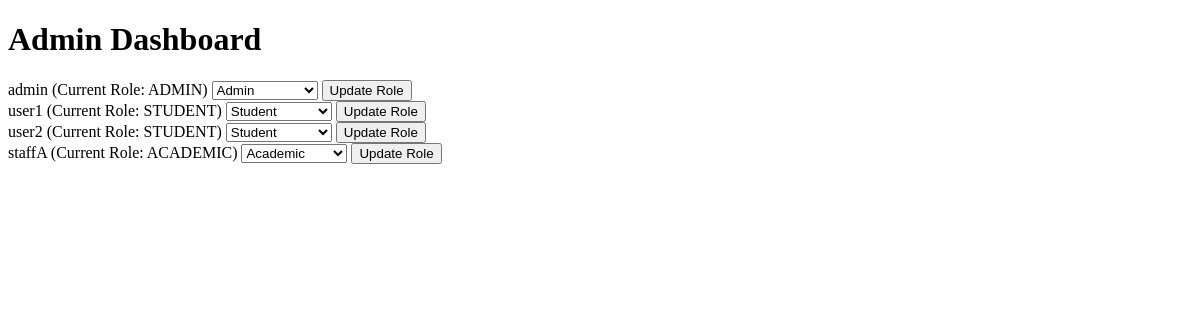
/admin-panel (signed in), run on an earlier commit of the app's database.
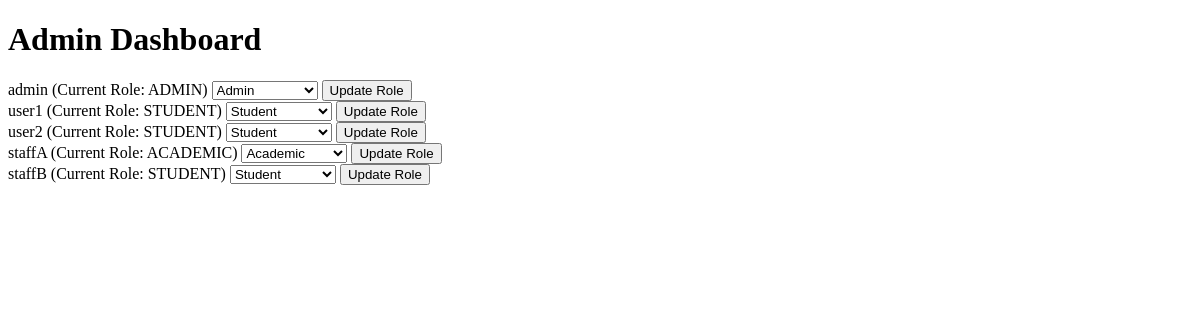
And on a later commit of the database.
### models.py (models this page shows)
class Base(DeclarativeBase):
    pass

class User(Base):
    __tablename__ = "user"
    username: Mapped[str] = mapped_column(String, primary_key=True)
    password: Mapped[str] = mapped_column(String)
    salt: Mapped[str] = mapped_column(String)
    failed_attempts: Mapped[int] = mapped_column(Integer, default=0)
    lockout_until: Mapped[datetime] = mapped_column(DateTime, nullable=True)
    role: Mapped[RoleType] = mapped_column(Enum(RoleType), nullable=False)

### app.py (the view)
@app.route('/admin-panel')
def admin_panel():
    username = session.get('username')
    if not username:
        flash('You must be logged in to access the admin panel.')
        return redirect(url_for('login'))
    user = db.get_user(username)
    user_role = user.role.name if hasattr(user.role, 'name') else str(user.role)
    if user is None or user_role != 'ADMIN':
        flash('You do not have permission to access the admin panel.')
        return redirect(url_for('home'))
    print("User Role:", user.role)  # Print the enum or string directly
    users = db.get_all_users()
    return render_template('admin_panel.jinja', username=username, users=users)

### app.py (called while the page is built)
def csp_policy_string(policy_dict):
    return "; ".join([f"{key} {' '.join(val) if isinstance(val, list) else val}" for key, val in policy_dict.items()])

@app.after_request
def apply_csp(response):
    policy = {
    "default-src": "'self'",
    "script-src": [
        "'self'",
        "https://cdnjs.cloudflare.com",  # Allow scripts from CDN for Crypto-JS
        "https://cdn.jsdelivr.net",
        "'unsafe-inline'"
    ],
    "style-src": "'self' 'unsafe-inline'",  # Allows inline styles;
    "img-src": "'self'",
    "connect-src": "'self'",  # Restricts the URLs which can be loaded using script interfaces
    "font-src": "'self'",  # Fonts loading
    "object-src": "'none'",  # Prevents object, embed, and applet elements from rendering
    "frame-ancestors": "'none'"  # Protects against clickjacking
}
    response.headers['Content-Security-Policy'] = csp_policy_string(policy)
    return response

### db.py (called while the page is built)
def get_user(username: str):
    with Session(engine) as session:
        return session.get(User, username)

def get_all_users():
    with Session(engine) as session:
        return session.query(User).all()

### templates/admin_panel.jinja (shortened to what this page needs)
{% extends 'base.jinja' %}
{% block content %}
<h1>Admin Dashboard</h1>
{% for user in users %}
<form class="role-update-form" action="{{ url_for('update_user_role') }}" method="post" onsubmit="updateUserRole(event)">
    <div>
        <label>{{ user.username }} (Current Role: {{ user.role.name }})</label>
        <select name="new_role">
            <option value="student" {% if user.role.name == 'STUDENT' %}selected{% endif %}>Student</option>
            <option value="academic" {% if user.role.name == 'ACADEMIC' %}selected{% endif %}>Academic</option>
            <option value="admin" {% if user.role.name == 'ADMIN' %}selected{% endif %}>Admin</option>
        </select>
        <button type="submit">Update Role</button>
    </div>
</form>
{% endfor %}
{% endblock %}

### templates/base.jinja (shortened to what this page needs)
<!DOCTYPE html>
<html>
    <head>
    </head>
    <body>
        {% block content %} {% endblock %}
    </body>
</html>

What changed in the data, as far as the page shows it:
added User: username "staffB", role.name "STUDENT", new_role "Student"
